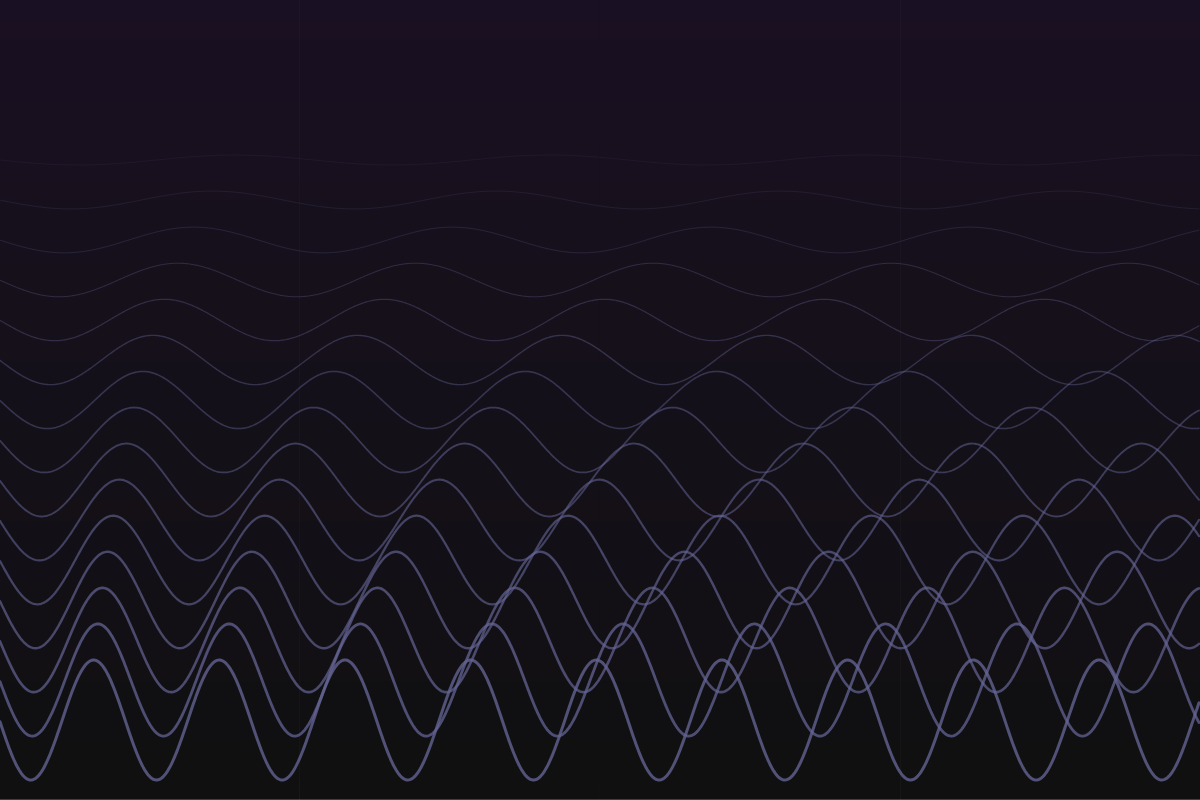
Frame 1 (no input)
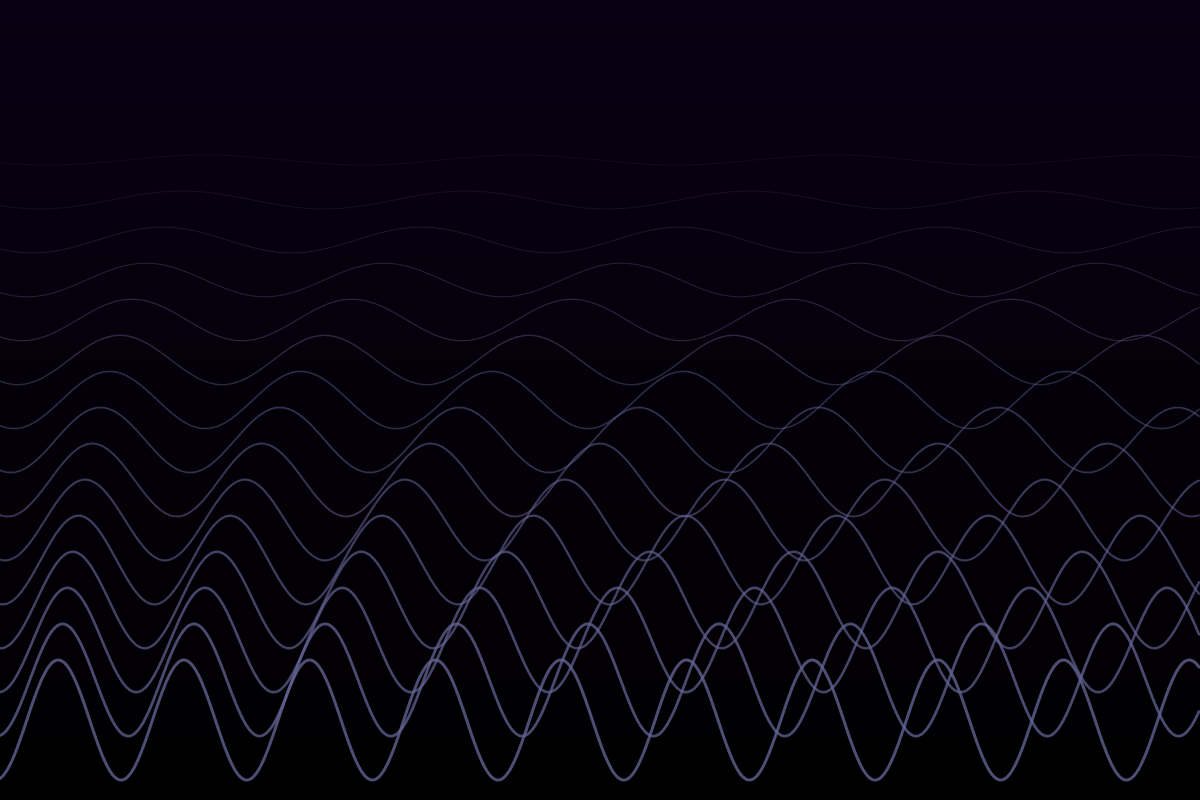
Frame 60 (no input)
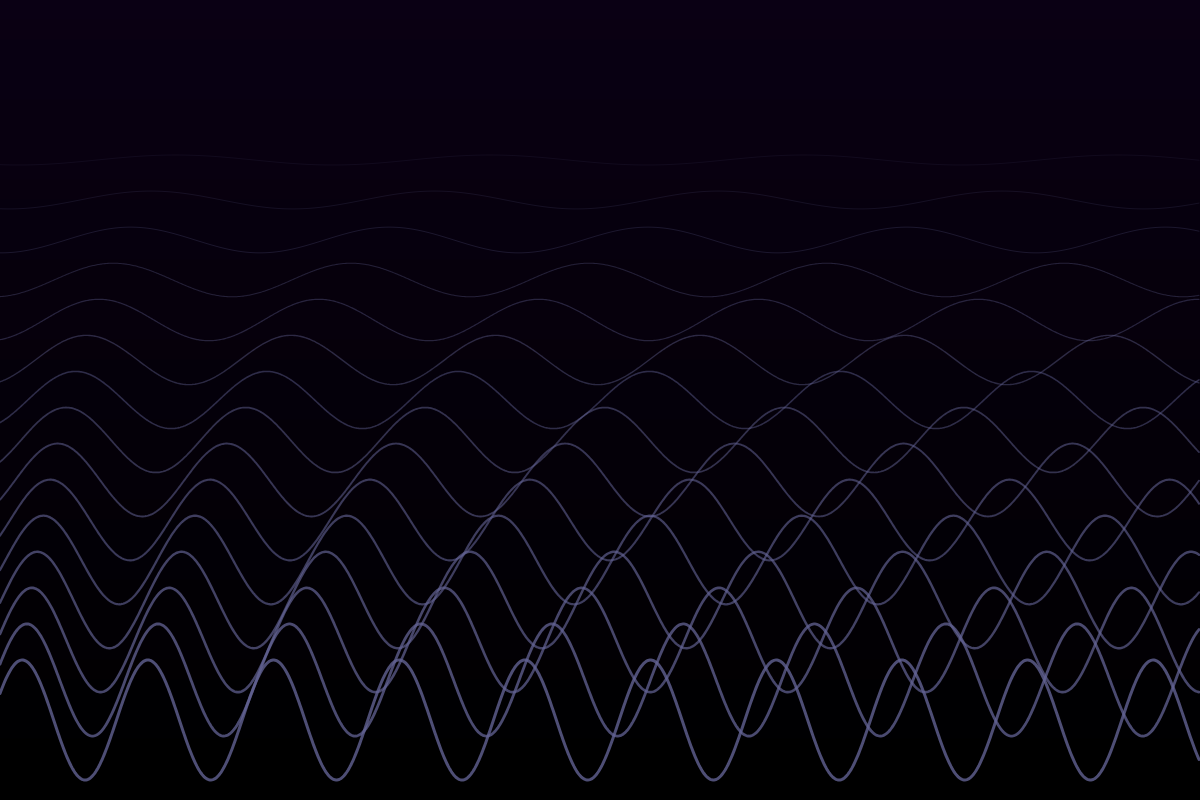
Frame 120 (the mouse pressed at the canvas centre since frame 60)

The p5.js sketch that drew these frames (run headless with seeded random() and noise() and a simulated clock; from frame 60 on, the mouse is pressed at the canvas centre):

// p5.js sketch
// ── sketch.js
let waves = [];
let numWaves = 15;

function setup() {
  createCanvas(1200, 800);
  for (let y = 0; y < height; y++) {
    let inter = map(y, 0, height, 0, 1);
    let c1 = color(10, 0, 20);
    let c2 = color(0, 0, 0);
    let c = lerpColor(c1, c2, inter);
    stroke(c);
    line(0, y, width, y);
  }

  for (let i = 0; i < numWaves; i++) {
    waves.push({
      index: i,
      amplitude: map(i, 0, numWaves - 1, 5, 60),
      frequency: map(i, 0, numWaves - 1, 0.02, 0.05),
      speed: map(i, 0, numWaves - 1, 0.01, 0.03),
      yOffset: map(i, 0, numWaves - 1, height * 0.2, height * 0.9),
      strokeWeight: map(i, 0, numWaves - 1, 0.5, 3),
      alpha: map(i, 0, numWaves - 1, 50, 200)
    });
  }
}

function draw() {
  for (let y = 0; y < height; y++) {
    let inter = map(y, 0, height, 0, 1);
    let c1 = color(10, 0, 20);
    let c2 = color(0, 0, 0);
    let c = lerpColor(c1, c2, inter);
    stroke(c);
    line(0, y, width, y);
  }

  for (let i = 0; i < waves.length; i++) {
    let wave = waves[i];
    
    noFill();
    stroke(100, 100, 150, wave.alpha);
    strokeWeight(wave.strokeWeight);

    beginShape();
    for (let x = 0; x < width; x++) {
      let y = wave.yOffset + sin(x * wave.frequency + frameCount * wave.speed) * wave.amplitude;
      vertex(x, y);
    }
    endShape();
  }
}
